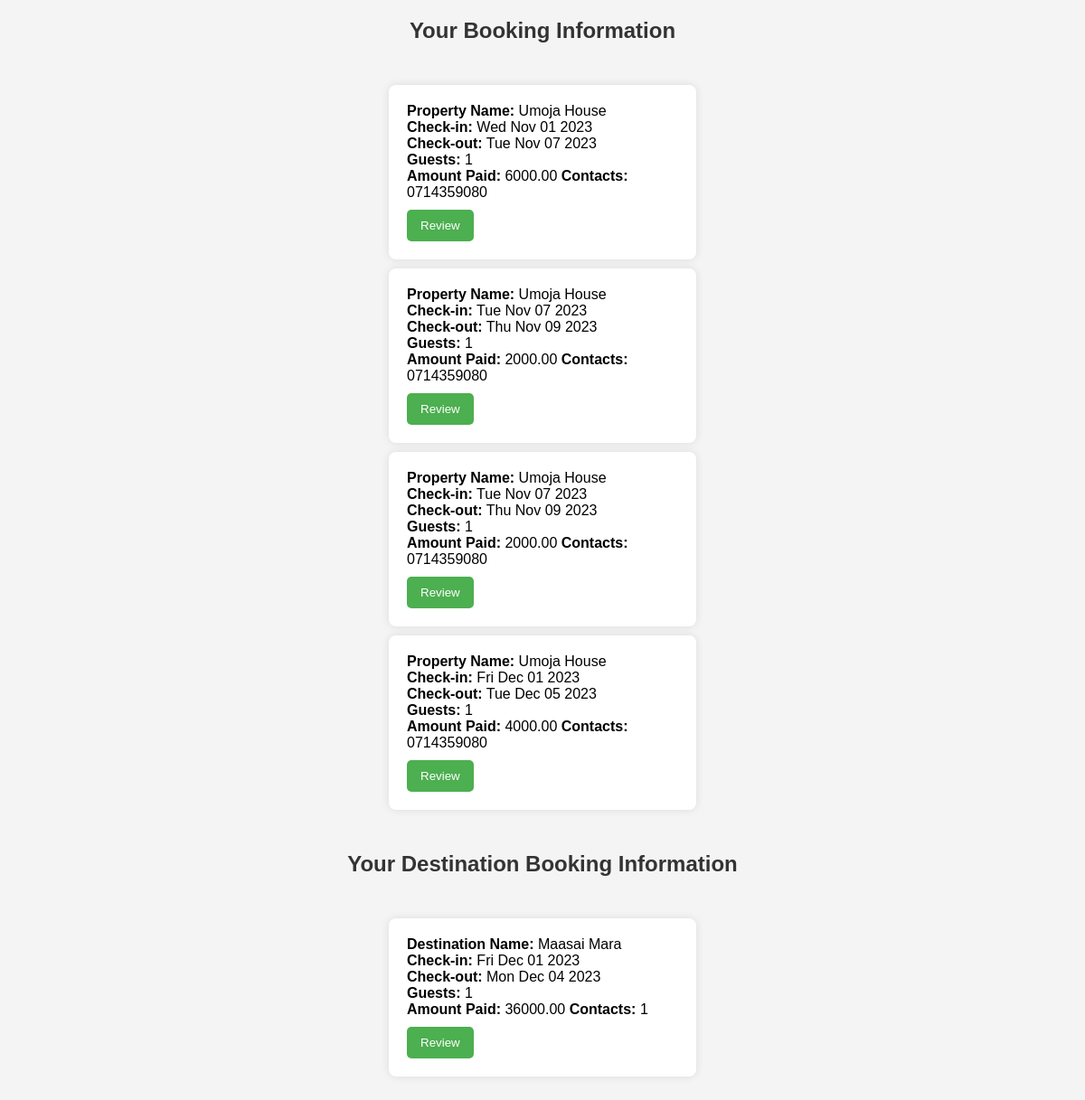
The page /mybookings/ (signed in) on the database as committed earlier.
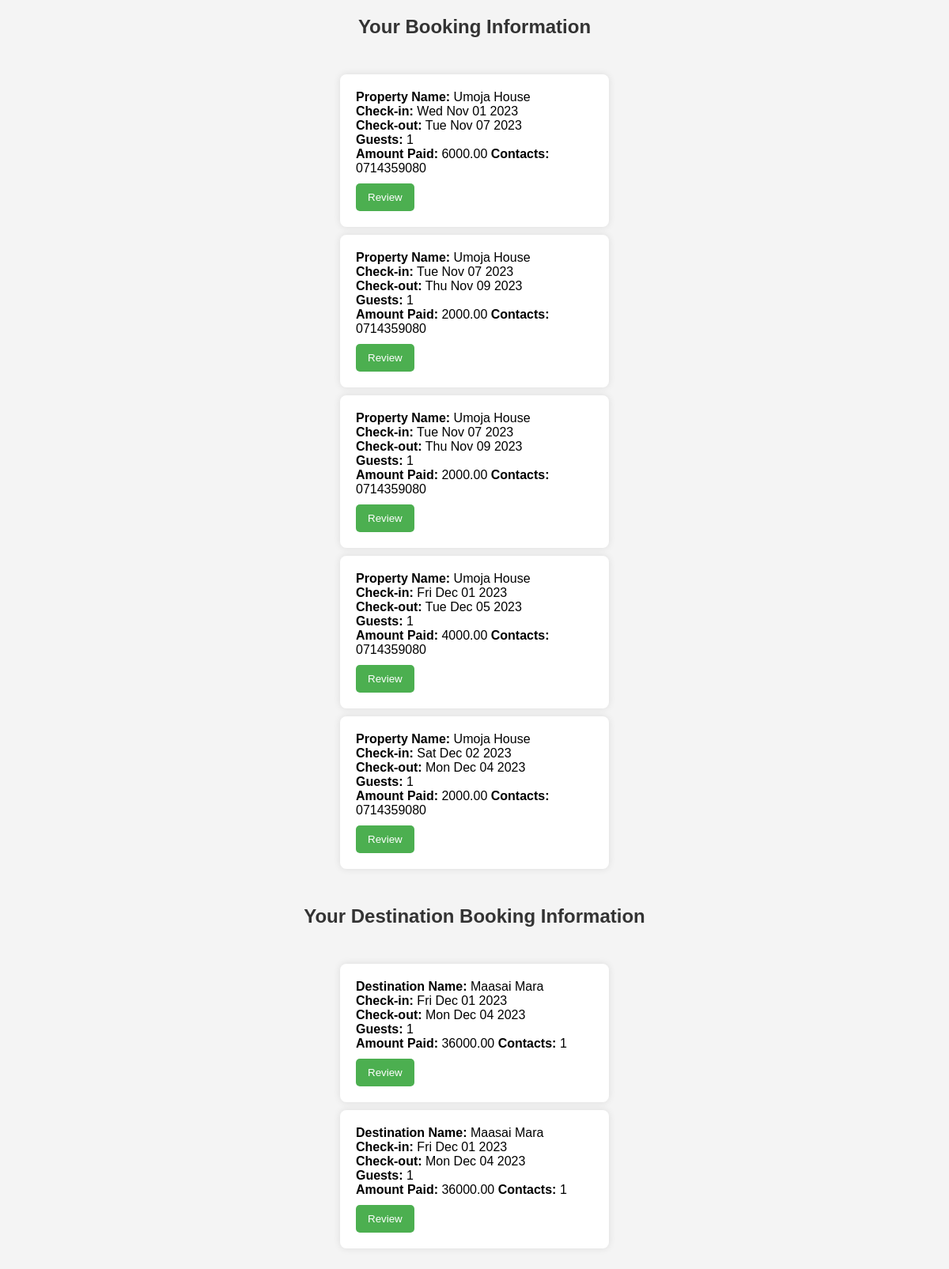
The same page on the database as committed later.
### tables this page shows
CREATE TABLE bookings (
            id INTEGER PRIMARY KEY,
            guest_name TEXT NOT NULL,
            property_id INTEGER,
            property_name TEXT NOT NULL,
            check_in DATE NOT NULL,
            check_out DATE NOT NULL,
            guests INTEGER NOT NULL,
            amount VARCHAR NOT NULL,
            user_id INTEGER NOT NULL,
            contacts TEXT NOT NULL,
            property_type TEXT NOT NULL,
            FOREIGN KEY (property_type) REFERENCES properties(property_type),
            FOREIGN KEY (user_id) REFERENCES users(id),
            FOREIGN KEY (property_id) REFERENCES properties (id)
        );

CREATE TABLE destination_bookings (
            id INTEGER PRIMARY KEY,
            destination_name TEXT NOT NULL,
            guest_name TEXT NOT NULL,
            destination_booking_id INTEGER NOT NULL,
            check_in DATE NOT NULL,
            check_out DATE NOT NULL,
            guests INTEGER NOT NULL,
            amount VARCHAR NOT NULL,
            user_id INTEGER NOT NULL,
            contacts TEXT NOT NULL,
            Type TEXT NOT NULL,
            FOREIGN KEY (Type) REFERENCES destinations (Type),
            FOREIGN KEY (user_id) REFERENCES users(id),
            FOREIGN KEY (destination_booking_id) REFERENCES destinations (id)
        );

### app.py (the view)
@app.route('/mybookings/')
def user_bookings():
    if 'user_id' not in session:
        return redirect(url_for('login', next=request.url))
    user_id = session['user_id']
    try:
        with sqlite3.connect('users.db') as connection:
            cursor = connection.cursor()
            cursor.execute("SELECT * FROM bookings WHERE user_id = ?", (user_id,))
            bookings = cursor.fetchall()
            cursor.execute("SELECT * FROM destination_bookings WHERE user_id = ?", (user_id,))
            destination_bookings = cursor.fetchall()
        return render_template('Booking.html', bookings=bookings, destination_bookings=destination_bookings)
    except Exception as e:
        return render_template('error.html', error=str(e))

### templates/Booking.html (shortened to what this page needs)
<!DOCTYPE html>
<html lang="en">
<head>
</head>
<body>
    <h2>Your Booking Information</h2>
    <div class="bookings-container">
        <ul>
            {% if bookings %}
                {% for booking in bookings %}
                    <li>
                        <div class="bookings">
                            <strong>Property Name:</strong> {{ booking[3] }}<br>
                            <strong>Check-in:</strong> {{ booking[4] }}<br>
                            <strong>Check-out:</strong> {{ booking[5] }}<br>
                            <strong>Guests:</strong> {{ booking[6] }}<br>
                            <strong>Amount Paid:</strong> {{ booking[7] }}
                            <strong>Contacts:</strong> {{ booking[9] }}
                            <button class="review-button" onclick="window.location.href='{{ url_for('review', booking_id=booking[0]) }}';">Review</button>
                        </div>
                    </li>
                {% endfor %}
            {% else %}
                <p class="no-booking">No Stays bookings found.</p>
            {% endif %}
        </ul>
    </div>
    <h2>Your Destination Booking Information</h2>
    <div class="bookings-container">
        <ul>
            {% if destination_bookings %}
                {% for destination_booking in destination_bookings %}
                    <li>
                        <div class="bookings">
                            <strong>Destination Name:</strong> {{ destination_booking[1] }}<br>
                            <strong>Check-in:</strong> {{ destination_booking[4] }}<br>
                            <strong>Check-out:</strong> {{ destination_booking[5] }}<br>
                            <strong>Guests:</strong> {{ destination_booking[6] }}<br>
                            <strong>Amount Paid:</strong> {{ destination_booking[7] }}
                            <strong>Contacts:</strong> {{destination_booking[8]}}
                            <button class="review-button" onclick="window.location.href='{{ url_for('destinationreview', destination_id=destination_booking[0]) }}';">Review</button>
                        </div>
                    </li>
                {% endfor %}
            {% else %}
                <p class="no-booking">No destination bookings found.</p>
            {% endif %}
        </ul>
    </div>
</body>
</html>

### templates/Booking.html (style rules this page uses)
body { font-family: 'Arial', sans-serif; background-color: #f4f4f4; margin: 0; padding: 0; display: flex; flex-direction: column; align-items: center; height: 100vh; }
h2 { text-align: center; color: #333; margin-bottom: 20px; }
.bookings-container { display: flex; flex-wrap: wrap; justify-content: center; }
.bookings { background-color: #fff; box-shadow: 0 0 10px rgba(0, 0, 0, 0.1); padding: 20px; margin: 10px; border-radius: 8px; width: 300px; text-align: left; }
ul { list-style: none; padding: 0; }
li { margin-bottom: 10px; }
.review-button { display: block; margin-top: 10px; background-color: #4CAF50; color: white; padding: 10px 15px; border: none; border-radius: 5px; cursor: pointer; }

Rows that differ between the two databases and show on the page:
added bookings: property_name "Umoja House", check_in "Sat Dec 02 2023", check_out "Mon Dec 04 2023", guests "1", amount "2000.00", contacts "0714359080"
added destination_bookings: destination_name "Maasai Mara", check_in "Fri Dec 01 2023", check_out "Mon Dec 04 2023", guests "1", amount "36000.00", user "1"
